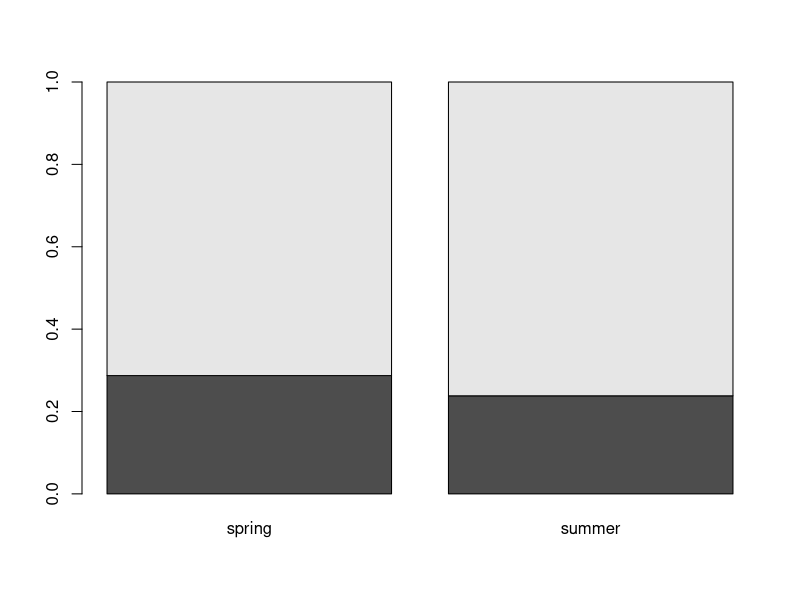
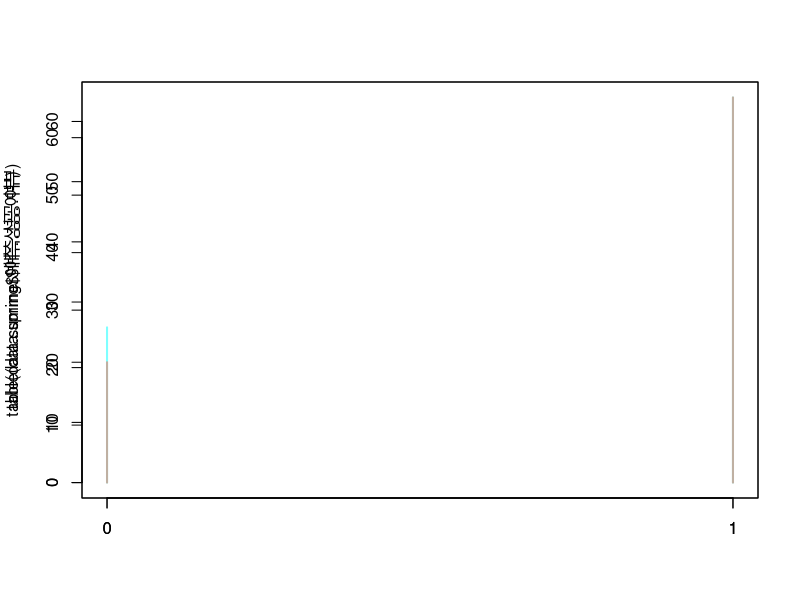
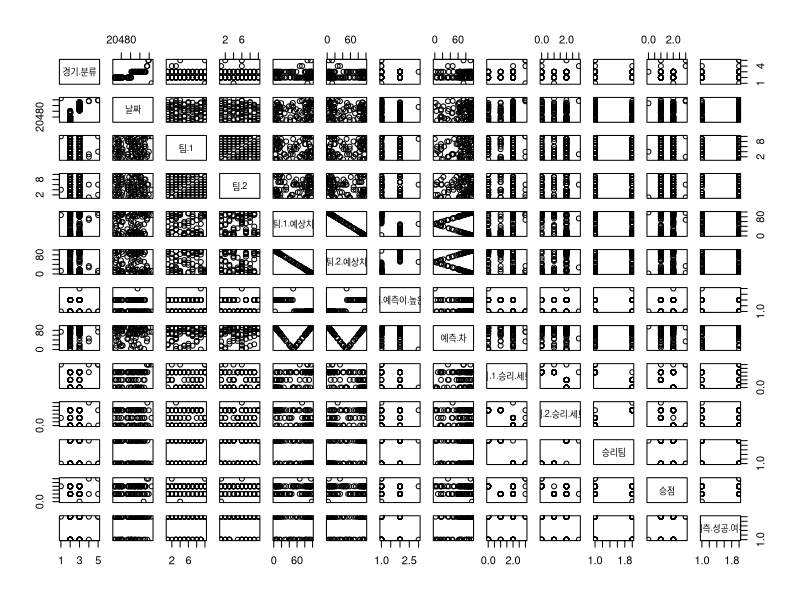

Reproduce these figures in R, in order. (Note: this script raises an error after producing the figures.)
### **데이터 불러오기**
data.spring <- read.csv('./Data/LCK_2022_Spring.csv')

data.summer <- read.csv('./Data/LCK_2022_Summer.csv')
data.ranking <- c('T1', 'GEN', 'DK', 'DRX', 'KDF', 'BRO', 'KT', 'NS', 'LSB', "HLE")
data.col <- c('#e4002b', '#aa8a00', '#0ec7B5', '#e73312', '#00492b', '#ff0a07', '#de2027', '#eccf47', '#eccf47', "#ff6b01")

### **데이터 확인**
##### 위에서 10개까지 데이터 보기
head(data.spring, n = 10)

##### 데이터 살펴보기
str(data.spring)

##### 스프링 결측치 확인
sum(is.na(data.spring))
##### 컬럼별 결측치 확인
colSums(is.na(data.spring))
##### 결측값 확인인

##### 94개의 관측값과 13개의 변수들로 구성되어있다
##### 데이터들이 원하는 type이 아니니까 데이터 type을 설정하자

### **데이터 정리**
##### '경기.분류' 데이터 정리
data.summer$경기.분류 <- factor(data.summer$경기.분류)

##### '날짜' 데이터 정리
data.summer$날짜 <-as.Date(data.summer$날짜, format = "%m/%d")
data.summer$승리.예측이.높은.팀 <- as.factor(data.summer$승리.예측이.높은.팀)
data.summer$승리팀 <- as.factor(data.summer$승리팀)
data.summer$예측.성공.여부 <- as.factor(data.summer$예측.성공.여부)

data.summer <- na.omit(data.summer)

##### 여름 결측치 확인
sum(is.na(data.summer))
##### 컬럼별 결측치 확인
colSums(is.na(data.summer))
##### 결측값 확인인
str(data.summer)

##### 94개의 관측값과 13개의 변수들로 구성되어있다
##### 데이터들이 원하는 type이 아니니까 데이터 type을 설정하자

### **데이터 정리**
##### '경기.분류' 데이터 정리
data.spring$경기.분류 <- factor(data.spring$경기.분류)

##### '날짜' 데이터 정리
data.spring$날짜 <-as.Date(data.spring$날짜, format = "%m/%d")
data.spring$승리.예측이.높은.팀 <- as.factor(data.spring$승리.예측이.높은.팀)
data.spring$승리팀 <- as.factor(data.spring$승리팀)
data.spring$예측.성공.여부 <- as.factor(data.spring$예측.성공.여부)

spring <- prop.table(table(data.spring$예측.성공.여부))
summer <- prop.table(table(data.summer$예측.성공.여부))
total <-  spring + summer
total

dt_01 <- cbind(spring,summer)
dt_01

barplot(dt_01)

plot(table(data.spring$예측.성공.여부),
     col = adjustcolor('cyan', alpha = 0.5))
par(new=TRUE)
plot(table(data.summer$예측.성공.여부),
     col = adjustcolor('tomato', alpha = 0.5))

table(data.spring$예측.성공.여부)

dt_temp <-as.factor(data.spring$승리.예측이.높은.팀)

?as.factor

str(dt_temp)
data.spring

##### '팀.1' 데이터 정리
table(data.spring$팀.1)
### **기본 데이터 확인**

#### **경기 분류 확인**

?ifesl

table(data.spring$예측.성공.여부, by = ifelse(data.spring$승리팀 == 1, data.spring$팀.1, data.spring$팀.2))


plot(data.spring)

ifelse(data.spring$승리팀 == 1, data.spring$팀.1, data.spring$팀.2)

table(ifelse(data.spring$승리.예측이.높은.팀 == 1, data.spring$팀.1, data.spring$팀.2))
table(ifelse(data.spring$승리팀 == 1, data.spring$팀.1, data.spring$팀.2))

data.spring$승리팀

plot(x,y)

a <-table(ifelse(data.spring$승리.예측이.높은.팀 == 1, data.spring$팀.1, data.spring$팀.2))
typ

plot(table(ifelse(data.spring$승리.예측이.높은.팀 == 1, data.spring$팀.1, data.spring$팀.2)),
     col = adjustcolor('tomato',  alpha = 0.8),
     ylim = c(0, 20),
     ylab = ''
)
par(new=TRUE)
plot(table(ifelse(data.spring$승리팀 == 1, data.spring$팀.1, data.spring$팀.2)),
     col = adjustcolor('cyan',  alpha = 0.5),
     ylim = c(0, 20),
     ylab = ''
     )

unique(data.spring$팀.1)

barplot(cbind(data.spring$승리.예측이.높은.팀, data.spring$승리팀),
        ~ data.spring.ranking,
        data.spring,
        beside=T
)

### 
plot(table(ifelse(data.spring$승리팀 == 1, data.spring$팀.1, data.spring$팀.2)),
     col = adjustcolor('cyan',  alpha = 0.5),
     ylim = c(0, 20),
     ylab = ''
)
          
